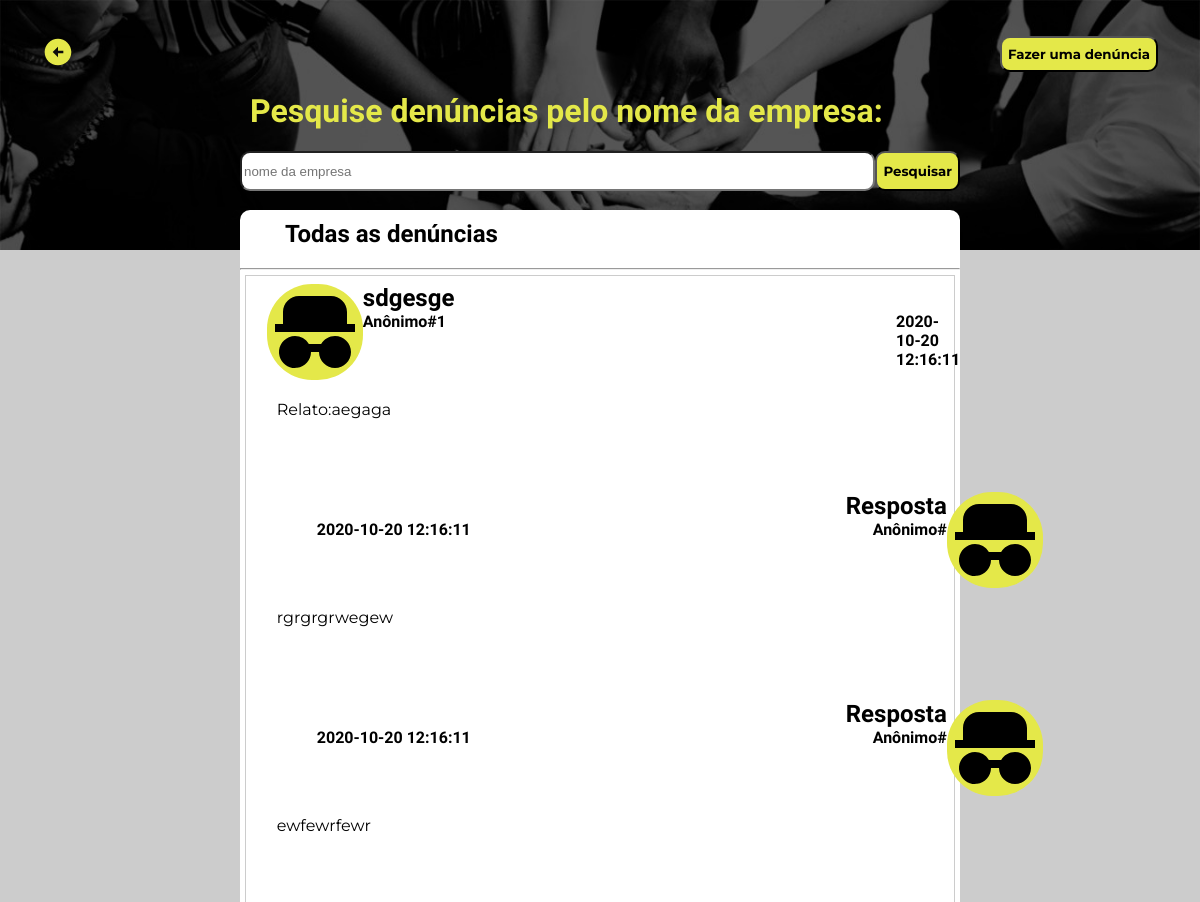
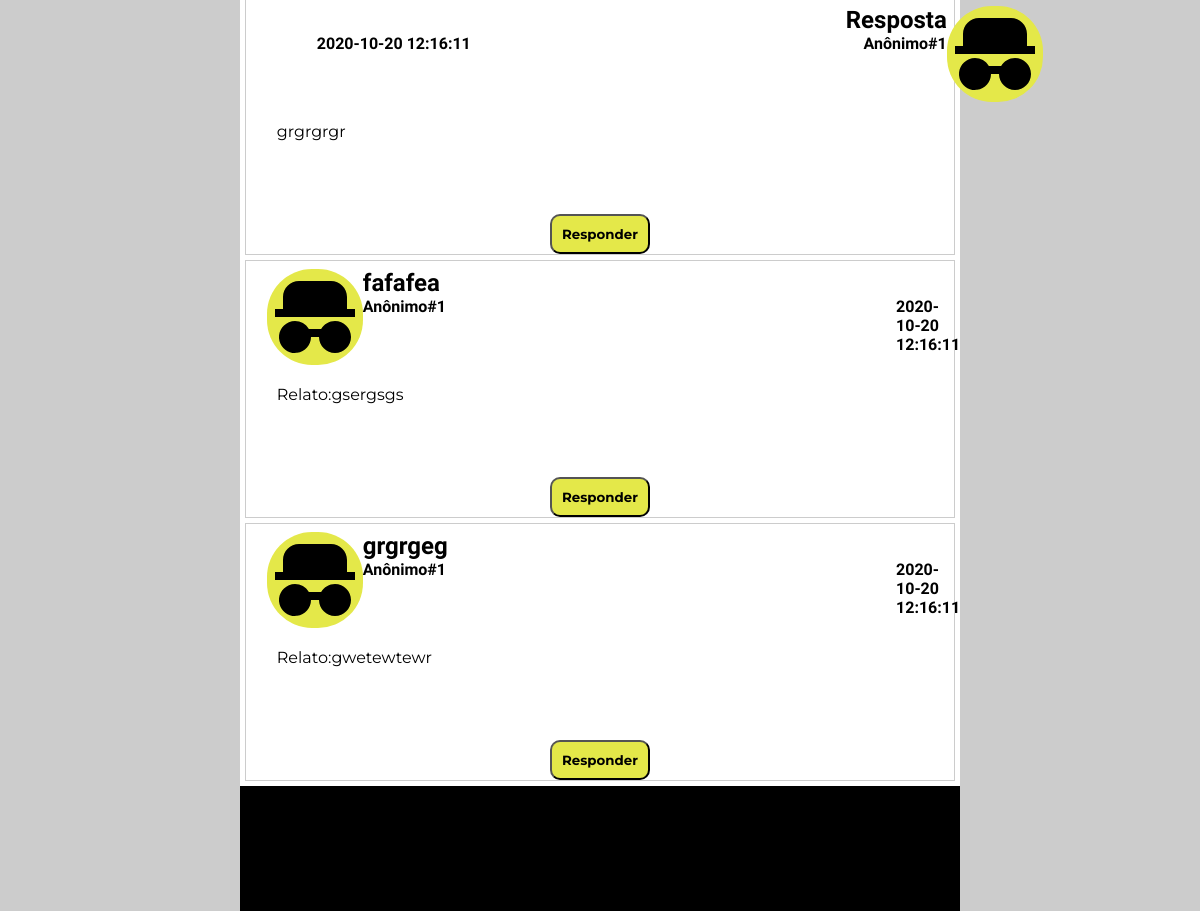
The app's page /pesquise_denuncias.php, older data (2 pictures, top to bottom).
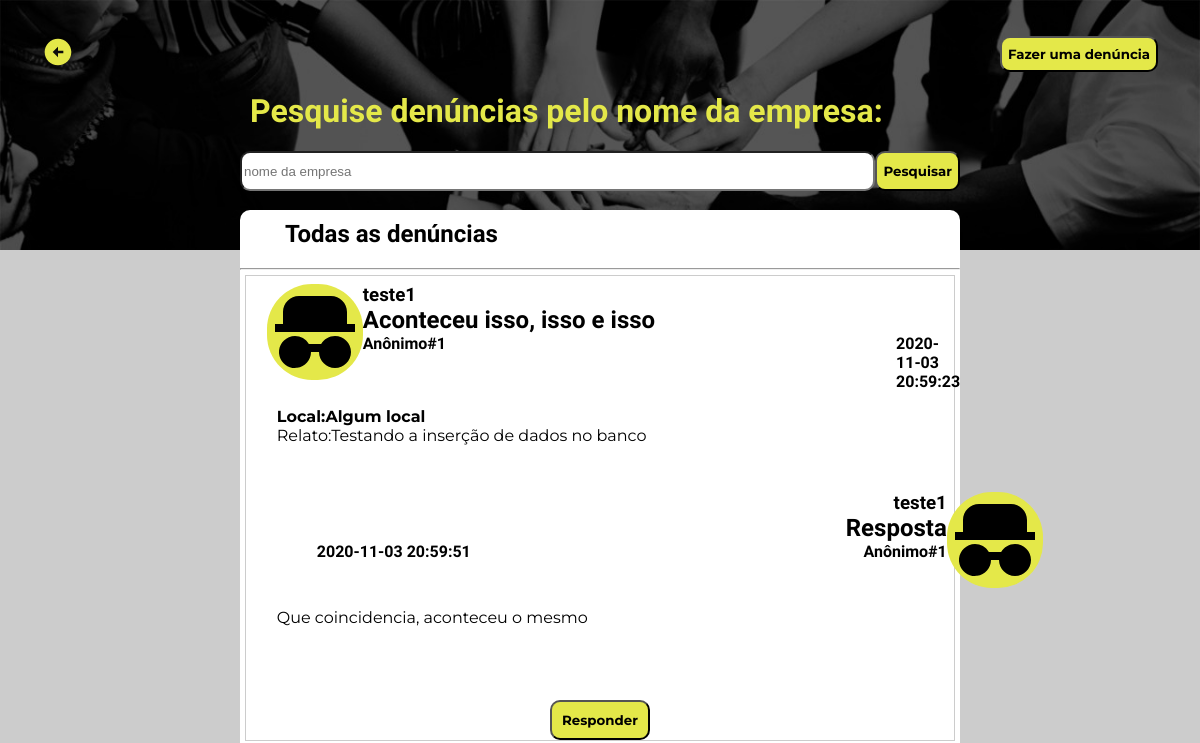
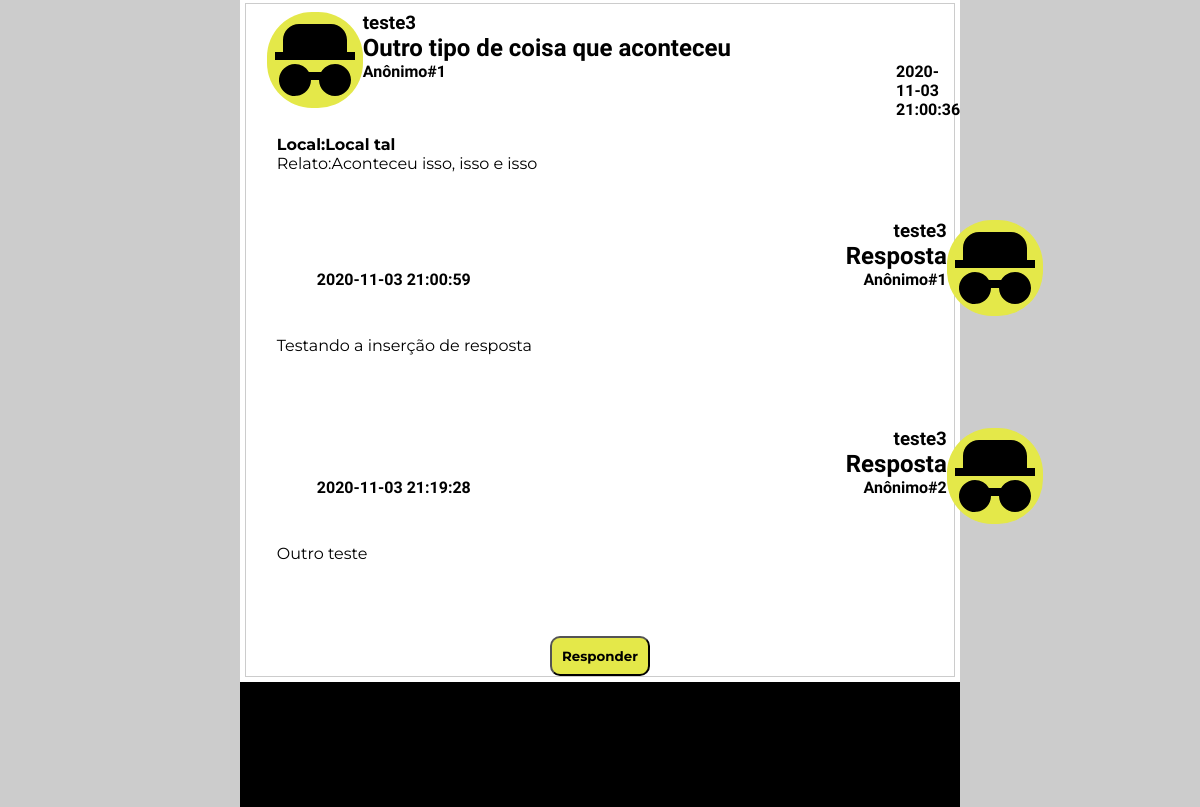
The same page, newer data (2 pictures, top to bottom).
### tables this page shows
CREATE TABLE IF NOT EXISTS `reclamacao` (
  `id_reclamacao` int(11) NOT NULL AUTO_INCREMENT,
  `id_usuario` int(11) NOT NULL,
  `id_empresa` int(11) DEFAULT NULL,
  `data_e_hora` datetime NOT NULL,
  `titulo` varchar(100) NOT NULL,
  `corpo_reclamacao` varchar(1500) NOT NULL,
  `endereco` varchar(120) DEFAULT NULL,
  `nome_empresa` varchar(255) NOT NULL,
  PRIMARY KEY (`id_reclamacao`,`id_usuario`),
  KEY `fk_reclamacao_usuario_idx` (`id_usuario`),
  KEY `fk_reclamacao_empresa_idx` (`id_empresa`)
);

CREATE TABLE IF NOT EXISTS `respostas` (
  `id_resposta` int(11) NOT NULL AUTO_INCREMENT,
  `id_empresa` int(11) DEFAULT NULL,
  `id_usuario` int(11) DEFAULT NULL,
  `id_reclamacao` int(11) NOT NULL,
  `data_e_hora` datetime NOT NULL,
  `corpo_resposta` varchar(500) NOT NULL,
  PRIMARY KEY (`id_resposta`,`id_reclamacao`),
  KEY `fk_resposta_reclamacao_idx` (`id_reclamacao`),
  KEY `fk_resposta_empresa_idx` (`id_empresa`),
  KEY `fk_resposta_usuario_idx` (`id_usuario`)
);

### pesquise_denuncias.php (the view, shortened to what this page needs)
<?php
$servername = "localhost";
$username = "root";
$password = "";
$database = "sua_voz";
$conn = mysqli_connect($servername, $username, $password, $database);
mysqli_set_charset($conn, "utf8");
?>
<!DOCTYPE html>
<html lang="pt-br">
<head>
    <link rel="stylesheet" href="./css/globalforms.css">
    <link rel="stylesheet" href="./css/pesquise_denuncias.css">
</head>
<body>
    <header>
        <div class=imagem_voltar>
            <a href="index.php"><img src="./imagens/arrow-left-circle-fill.svg"></a>
            <button onclick="location.href='fazerdenuncia.php'">Fazer uma denúncia</button>
        </div>
        <div class="enunciado">
            <h1>Pesquise denúncias pelo nome da empresa:</h1>
            <div class="button_header">
                <input type="text" name="nome da empresa" id="filtro" placeholder="nome da empresa">
                <button type="button" onclick="filtroEmpresa()">Pesquisar</button>
            </div>
        </div>
    </header>
    <main>
        <div class="container">
            <h2 class="primeiro_h2">Todas as denúncias</h2>
            <hr>
            <?php
            $sql = "select * from reclamacao;";
            $result = $conn->query($sql);
            if ($result->num_rows > 0) {
                while ($rows = $result->fetch_assoc()) {
                    $id_reclamacao = $rows['id_reclamacao'];
                    $id_usuario = $rows['id_usuario'];
                    $titulo = $rows['titulo'];
                    $datahora = $rows['data_e_hora'];
                    $corpo = $rows['corpo_reclamacao'];
                    $endereco = $rows['endereco'];
                    $nome_empresa = $rows['nome_empresa'];
            ?>
                    <div class="topico">
                        <div class="block">
                            <div class="spy_titulos1">
                                <div class="margin_img1">
                                    <img src="./imagens/spy-fill.png">
                                </div>
                                <div>
                                    <div>
                                        <h3 class="empresaJS"><?php echo $nome_empresa; ?></h3>
                                        <h2><?php echo $titulo; ?></h2>
                                    </div>
                                    <div class="apelido_data1">
                                        <div class="apelido">
                                            <h4>Anônimo#<?php echo $id_usuario?></h4>
                                        </div>
                                        <div class="data">
                                            <h4><?php echo $datahora; ?></h4>
                                        </div>
                                    </div>
                                </div>
                            </div>
                            <p>
                                <?php
                                if (strlen($endereco) > 0) {
                                    echo "<strong>Local:$endereco</strong><br>";
                                }
                                ?>
                                <?php echo "Relato:$corpo"; ?>
                            </p>
                        </div>
                        <?php
                        $codigo = "select * from respostas where id_reclamacao ='$id_reclamacao';";
                        $retorno = $conn->query($codigo);
                        if ($retorno->num_rows > 0) {
                            while ($coluna = $retorno->fetch_assoc()) {
                                $data = $coluna['data_e_hora'];
                                $corpoResposta = $coluna['corpo_resposta'];
                        ?>
                                <div class="block">
                                    <div class="spy_titulos1">
                                        <div>
                                            <div class="avaliacao">
                                                <h3><?php echo $nome_empresa?></h3>
                                                <h2>Resposta</h2>
                                            </div>
                                            <div class="apelido_data2">
                                                <div class="data2">
                                                    <h4><?php echo $data; ?></h4>
                                                </div>
                                                <div class="apelido2">
                                                    <h4>Anônimo#<?php echo $coluna['id_usuario']?></h4>
                                                </div>
                                            </div>
                                        </div>
                                        <div class="margin_img2">
                                            <img src="./imagens/spy-fill.png">
                                        </div>
                                    </div>
                                    <p>
                                        <?php echo $corpoResposta; ?>
                                    </p>
                                </div>
                        <?php
                            }
                        }
                        ?>
                        <div class="button">
                            <button onclick="showForm(this.parentElement)">Responder</button>
                        </div>
                    </div>
            <?php
                }
            }
            ?>
            <footer>
            </footer>
        </div>
    </main>
</body>
</html>

### css/globalforms.css (style rules this page uses)
* { box-sizing: border-box; }
body, html { border: 0; padding: 0; margin: 0; }
label,p,button { font-family: 'Montserrat',sans-serif; }
h1,h2,h3,h4,h5,h6 { font-family: 'Signika',sans-serif; }

### css/pesquise_denuncias.css (style rules this page uses)
body { background-color: #ccc; }
header { height: 250px; background-image: url("../imagens/diversity-teamwork-with-joined-hands-FRACL2W\ 1.png"); background-repeat: no-repeat; background-size: 100%; }
header button { background-color: #E4E849; border-radius: 10px; font-weight: bolder; }
header input { border-radius: 10px; }
header h1 { color: #E4E849; margin-top: 0px; border-radius: 10px; padding-left: 10px; }
header .enunciado { display: block; margin: 20px 20% 0px 20%; }
header .imagem_voltar { display: flex; justify-content: space-between; padding: 36px 42px 0px; }
header .enunciado .button_header { width: 100%; display: flex; align-items: center; justify-content: center; }
header .enunciado .button_header input { width: 90%; height: 40px; }
header .enunciado .button_header button { height: 40px; }
main { display: block; }
main .container { width: 60%; max-width: 1400px; display:block; margin: -60px auto 0px; padding: 0px 0px 0px; background-color: white; border-top-left-radius: 10px; border-top-right-radius: 10px; }
main .topico { border: 1px solid #ccc; margin: 5px; }
main .block { position: relative; margin: 8px auto 8px; width: 80%; min-height: 200px; }
main h2.primeiro_h2 { padding: 10px 0px 0px 100px; margin-left: -55px; }
main hr { margin: 0px; }
main .block img { background-color: #E4E849 ; border-radius: 45px; }
main .spy_titulos1 { display: flex; justify-content: space-around; align-items: flex-start; }
main .spy_titulos1 h3 { margin: 0px; }
main .spy_titulos1 h2 { margin: 0px; }
main .spy_titulos1 h4 { margin: 0px; }
main .margin_img1 { margin-left: -50px; }
main .apelido_data1 { display: flex; justify-content: space-between; }
main .apelido h4 { margin: 0px; }
main .data h4 { margin: 0px; }
main .avaliacao { text-align: end; }
main .apelido_data2 { display: flex; justify-content: space-between; width: 630px; }
main .apelido { padding-right: 450px; margin: 0px; }
main p { margin-left: -40px; }
main .button button { background-color: #E4E849; padding: 10px; font-weight: bolder; border-radius: 10px; }
main .button { display: flex; justify-content: center; align-items: center; }
footer { display: flex; justify-content: space-between; align-items: center; background-color: #000000; width: 100%; max-width: 1400px; height: 125px; }

Row changes from the older to the newer data that the page shows:
removed reclamacao: titulo "sdgesge", id_usuario "1", data_e_hora "2020-10-20 12:16:11", corpo_reclamacao "aegaga"
removed respostas: data_e_hora "2020-10-20 12:16:11", corpo_resposta "rgrgrgrwegew", shown under "sdgesge"
removed respostas: data_e_hora "2020-10-20 12:16:11", corpo_resposta "ewfewrfewr", shown under "sdgesge"
removed respostas: data_e_hora "2020-10-20 12:16:11", id_usuario "1", corpo_resposta "grgrgrgr", shown under "sdgesge"
removed reclamacao: titulo "fafafea", id_usuario "1", data_e_hora "2020-10-20 12:16:11", corpo_reclamacao "gsergsgs"
removed reclamacao: titulo "grgrgeg", id_usuario "1", data_e_hora "2020-10-20 12:16:11", corpo_reclamacao "gwetewtewr"
added reclamacao: nome_empresa "teste1", titulo "Aconteceu isso, isso e isso", id_usuario "1", data_e_hora "2020-11-03 20:59:23", endereco "Algum local", corpo_reclamacao "Testando a inserção de dados no banco"
added respostas: data_e_hora "2020-11-03 20:59:51", id_usuario "1", corpo_resposta "Que coincidencia, aconteceu o mesmo", shown under "teste1"
added reclamacao: nome_empresa "teste3", titulo "Outro tipo de coisa que aconteceu", id_usuario "1", data_e_hora "2020-11-03 21:00:36", endereco "Local tal", corpo_reclamacao "Aconteceu isso, isso e isso"
added respostas: data_e_hora "2020-11-03 21:00:59", id_usuario "1", corpo_resposta "Testando a inserção de resposta", shown under "teste3"
added respostas: data_e_hora "2020-11-03 21:19:28", id_usuario "2", corpo_resposta "Outro teste", shown under "teste3"
